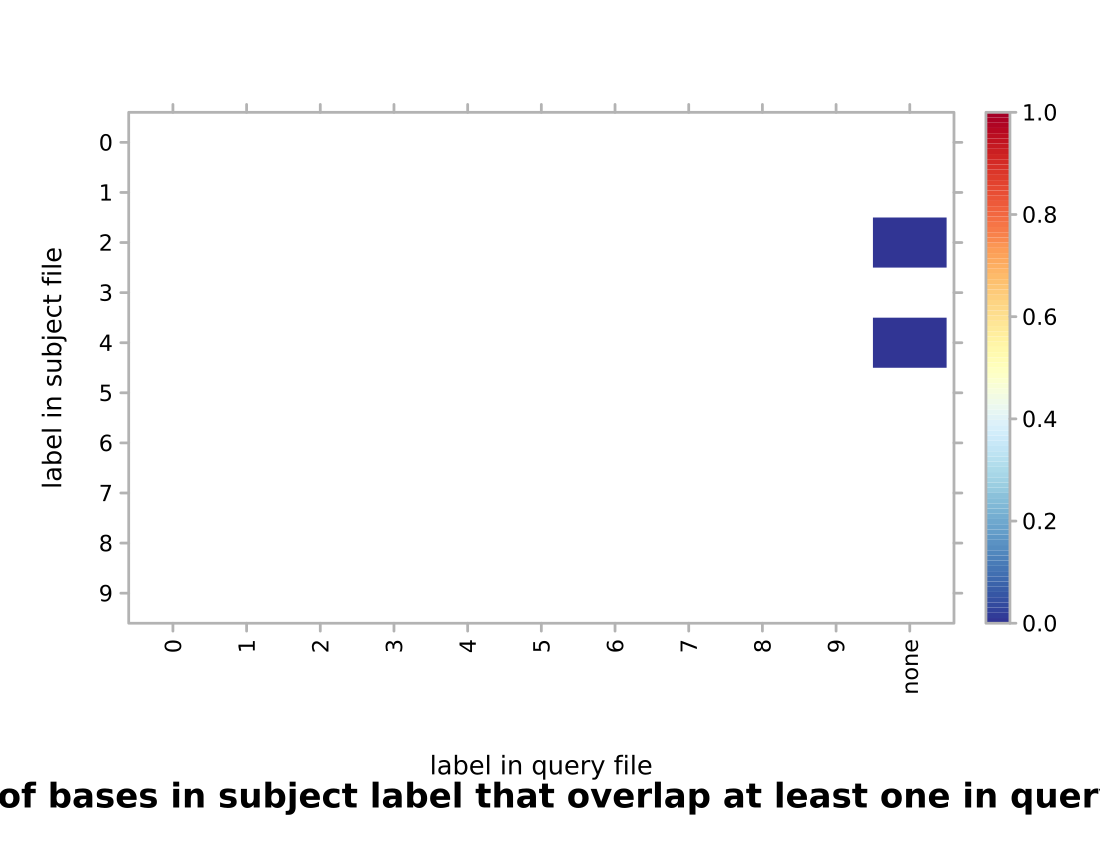

Recreate this plot in R.
#!/usr/bin/env Rscript
## transcript produced by Segtools 1.1.14

segtools.r.dirname <-
  system2("python",
          c("-c", "'import segtools; print segtools.get_r_dirname()'"),
          stdout = TRUE)

source(file.path(segtools.r.dirname, 'common.R'))
source(file.path(segtools.r.dirname, 'overlap.R'))
save.overlap.performance('./MCseq2bpexo2bp/overlap-direct', 'overlap.performance', './MCseq2bpexo2bp/overlap-direct/overlap.tab', row.normalize = 'FALSE', mnemonic_file = '', clobber = FALSE, col_mnemonic_file = '')
save.overlap.heatmap('./MCseq2bpexo2bp/overlap-direct', 'overlap', './MCseq2bpexo2bp/overlap-direct/overlap.tab', clobber = FALSE, col_mnemonic_file = '', cluster = FALSE, max_contrast = FALSE, row.normalize = 'FALSE', mnemonic_file = '')
